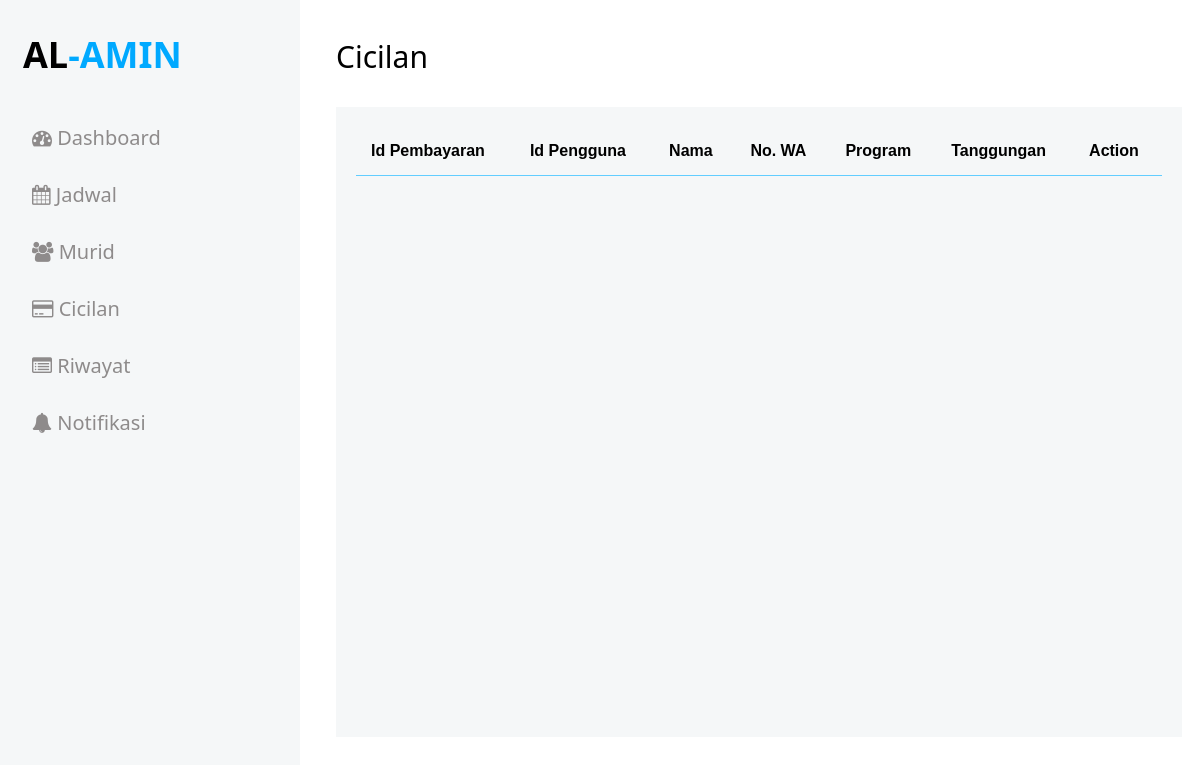
The app's page /cicilan.php, older data.
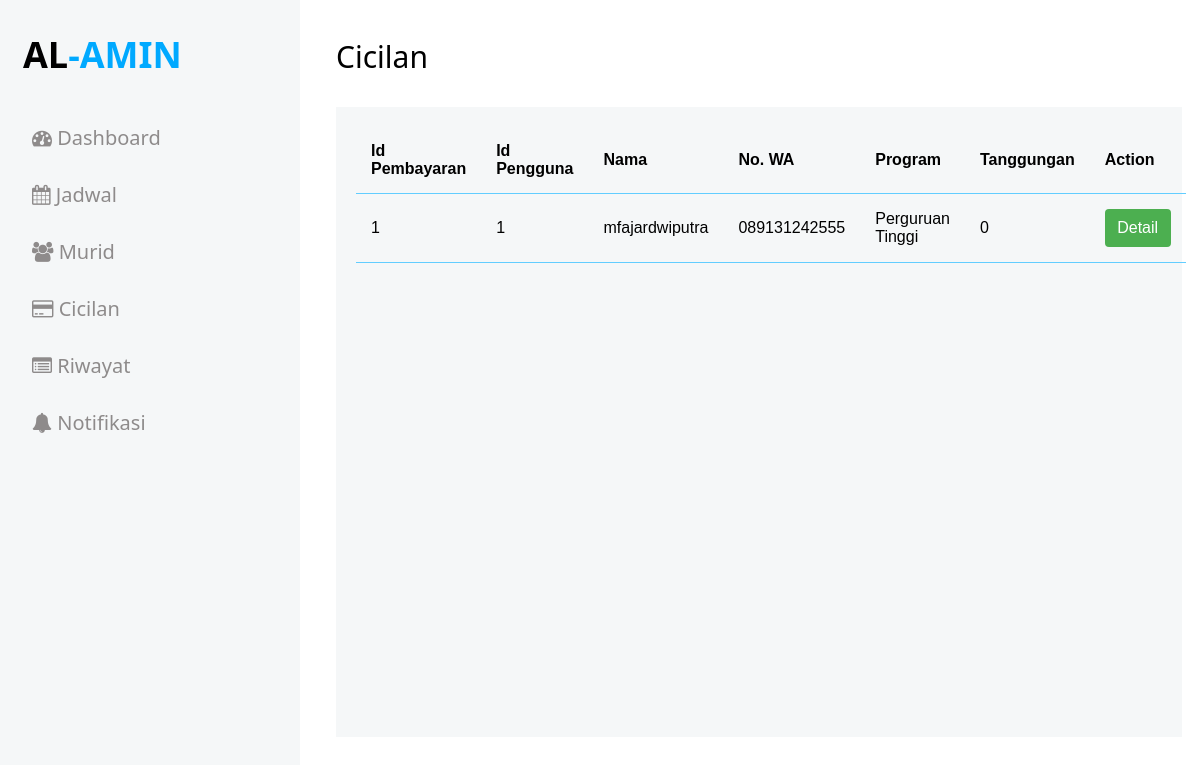
The same page, newer data.
### tables this page shows
CREATE TABLE `pembayaran` (
  `id_pembayaran` int(11) NOT NULL,
  `bayar` int(20) NOT NULL,
  `status` int(15) NOT NULL,
  `id_program` char(10) NOT NULL,
  `tgl_pembayaran` datetime DEFAULT current_timestamp(),
  `id_pengguna` int(11) NOT NULL
);

CREATE TABLE `data_pengguna` (
  `id_pengguna` int(11) NOT NULL,
  `nama` varchar(50) NOT NULL,
  `email` varchar(50) NOT NULL,
  `username` varchar(15) NOT NULL,
  `password` varchar(20) NOT NULL,
  `no_wa` char(13) NOT NULL,
  `jenis_kelamin` varchar(10) NOT NULL,
  `status` varchar(10) NOT NULL,
  `id_program` char(10) NOT NULL,
  `otp` text NOT NULL
);

CREATE TABLE `paket_program` (
  `id_program` char(10) NOT NULL,
  `nama_program` varchar(20) NOT NULL,
  `harga` int(20) NOT NULL,
  `deskripsi` varchar(150) NOT NULL
);

### cicilan.php (the view, shortened to what this page needs)
<!Doctype HTML>
<html>
<head>
    <link rel="stylesheet" href="css/style.css" type="text/css" />
    <link rel="stylesheet" href="https://cdnjs.cloudflare.com/ajax/libs/font-awesome/4.7.0/css/font-awesome.min.css">
    <link rel="stylesheet" href="https://cdn.jsdelivr.net/npm/datepicker/dist/datepicker.min.css">
    <link rel="stylesheet" href="https://cdn.jsdelivr.net/npm/flatpickr/dist/flatpickr.min.css">
</head>
<body>
    <div id="mySidenav" class="sidenav">
        <p class="logo" style="position: relative; right: 5px;"><span>AL</span>-AMIN</p>
        <a href="index.php" class="icon-a"><i class="fa fa-dashboard icons"></i> Dashboard</a>
        <a href="jadwal.php" class="icon-a"><i class="fa fa-calendar icons"></i> Jadwal</a>
        <a href="murid.php" class="icon-a"><i class="fa fa-users icons"></i> Murid</a>
        <a href="cicilan.php" class="icon-a"><i class="fa fa-credit-card"></i> Cicilan</a>
        <a href="riwayat.php" class="icon-a"><i class="fa fa-list-alt icons"></i> Riwayat</a>
        <a href="notifikasi.php" class="icon-a"><i class="fa fa-regular fa-bell"></i> Notifikasi</a>
    </div>
    <div id="main">
        <div class="head">
            <div class="col-div-6">
                <span style="font-size:30px;cursor:pointer; color: black;" class="nav">Cicilan</span>
            </div>
        </div>
    </head>
    <body>
        <div class="col-div-81" style="position: relative; top: 30px; left: 20px;">
            <div class="box-9" style="height: 630px;">
                <div class="content-box">
                    <table>
                        <thead>
                            <tr>
                                <th>Id Pembayaran</th>
                                <th>Id Pengguna</th>
                                <th>Nama</th>
                                <th>No. WA</th>
                                <th>Program</th>
                                <th>Tanggungan</th>
                                <th>Action</th>
                            </tr>
                        </thead>
                        <tbody>
                            <?php
                            require_once('php/koneksi.php');
                            $query = "SELECT pembayaran.id_pembayaran, data_pengguna.id_pengguna, data_pengguna.nama, data_pengguna.no_wa, paket_program.nama_program, pembayaran.status FROM pembayaran
                            JOIN data_pengguna ON pembayaran.id_pengguna = data_pengguna.id_pengguna
                            JOIN paket_program ON pembayaran.id_program = paket_program.id_program";
                            $result = $conn->query($query);
                            while ($row = $result->fetch_assoc()) {
                                echo "<tr>";
                                echo "<td>" . $row["id_pembayaran"] . "</td>";
                                echo "<td>" . $row["id_pengguna"] . "</td>";
                                echo "<td>" . $row["nama"] . "</td>";
                                echo "<td>" . $row["no_wa"] . "</td>";
                                echo "<td>" . $row["nama_program"] . "</td>";
                                echo "<td>" . $row["status"] . "</td>";
                                echo "<td><button class='edit-button' onclick='showPopup(this)'>Detail</button></td>";
                                echo "</tr>";
                            }
                            ?>
                        </tbody>
                    </table>
                </div>
            </div>
        </div>
        </body>
        </html>

Row changes from the older to the newer data that the page shows:
added pembayaran: id_pembayaran "1", id_pengguna.id_pengguna "1", id_pengguna.nama "mfajardwiputra", id_pengguna.no_wa "089131242555", id_program.nama_program "Perguruan Tinggi", status "0"
